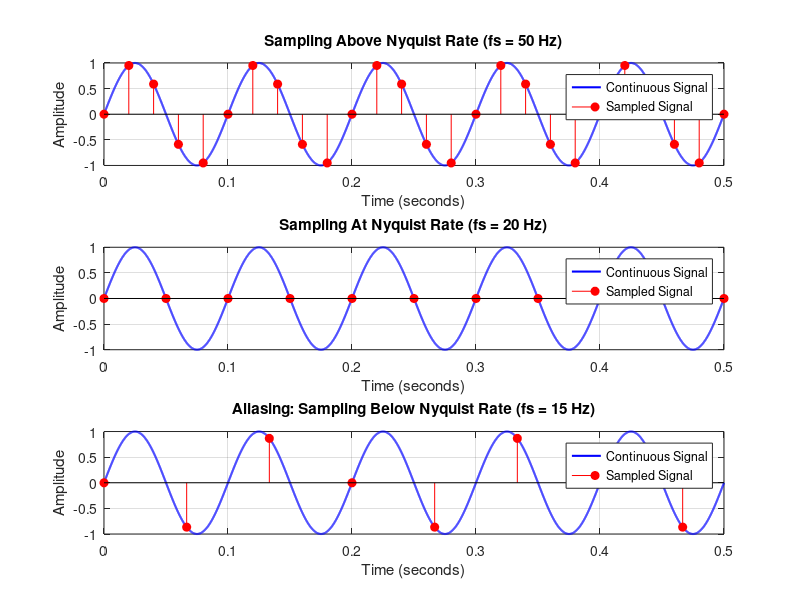

MATLAB code for this plot: (Note: this script raises an error after producing the figure.)
clc;
clear;
close all;

% Step 1: Define the continuous-time signal
fm = 10;                  % Signal frequency (Hz)
t = 0:0.0001:0.5;          % Continuous-time approximation
x = sin(2*pi*fm*t);        % Sinusoidal signal

% Step 2: Define different sampling frequencies
fs1 = 50;                  % Above Nyquist rate
fs2 = 20;                  % Nyquist rate
fs3 = 15;                  % Below Nyquist rate (Aliasing)

% Generate sampling time points
n1 = 0:1/fs1:0.5;
n2 = 0:1/fs2:0.5;
n3 = 0:1/fs3:0.5;

% Generate sampled signals
x1 = sin(2*pi*fm*n1);
x2 = sin(2*pi*fm*n2);
x3 = sin(2*pi*fm*n3);

% Step 3: Plot the continuous and sampled signals

figure;

% Sampling above Nyquist rate
subplot(3,1,1);
plot(t, x, 'b', 'LineWidth', 1.5);
hold on;
stem(n1, x1, 'r', 'filled');
title('Sampling Above Nyquist Rate (fs = 50 Hz)');
xlabel('Time (seconds)');
ylabel('Amplitude');
legend('Continuous Signal', 'Sampled Signal');
grid on;

% Sampling at Nyquist rate
subplot(3,1,2);
plot(t, x, 'b', 'LineWidth', 1.5);
hold on;
stem(n2, x2, 'r', 'filled');
title('Sampling At Nyquist Rate (fs = 20 Hz)');
xlabel('Time (seconds)');
ylabel('Amplitude');
legend('Continuous Signal', 'Sampled Signal');
grid on;

% Sampling below Nyquist rate
subplot(3,1,3);
plot(t, x, 'b', 'LineWidth', 1.5);
hold on;
stem(n3, x3, 'r', 'filled');
title('Aliasing: Sampling Below Nyquist Rate (fs = 15 Hz)');
xlabel('Time (seconds)');
ylabel('Amplitude');
legend('Continuous Signal', 'Sampled Signal');
grid on;

sgtitle('Aliasing Demonstration');
